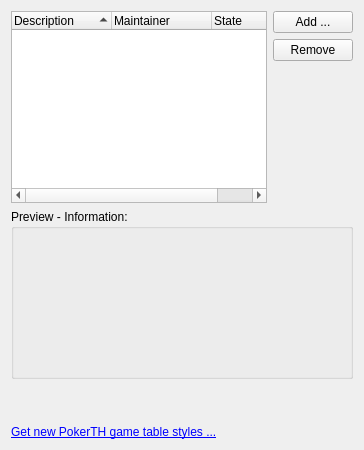
           <widget class="QWidget" name="tab_3">
            <attribute name="title">
             <string>Game Table</string>
            </attribute>
            <layout class="QGridLayout" name="gridLayout_13">
             <item row="0" column="1">
              <layout class="QVBoxLayout" name="verticalLayout">
               <item>
                <widget class="QPushButton" name="pushButton_addGameTableStyle">
                 <property name="text">
                  <string>Add ...</string>
                 </property>
                </widget>
               </item>
               <item>
                <widget class="QPushButton" name="pushButton_removeGameTableStyle">
                 <property name="text">
                  <string>Remove</string>
                 </property>
                </widget>
               </item>
               <item>
                <spacer name="verticalSpacer_3">
                 <property name="orientation">
                  <enum>Qt::Vertical</enum>
                 </property>
                 <property name="sizeHint" stdset="0">
                  <size>
                   <width>20</width>
                   <height>10</height>
                  </size>
                 </property>
                </spacer>
               </item>
              </layout>
             </item>
             <item row="1" column="0" colspan="2">
              <widget class="QGroupBox" name="groupBox_13">
               <property name="minimumSize">
                <size>
                 <width>0</width>
                 <height>170</height>
                </size>
               </property>
               <property name="title">
                <string>Preview - Information:</string>
               </property>
               <layout class="QGridLayout" name="gridLayout_15">
                <item row="0" column="0">
                 <widget class="QLabel" name="label_gameTableStylePreview">
                  <property name="minimumSize">
                   <size>
                    <width>160</width>
                    <height>120</height>
                   </size>
                  </property>
                  <property name="text">
                   <string/>
                  </property>
                 </widget>
                </item>
                <item row="0" column="1">
                 <widget class="QLabel" name="label_gameTableStyleInfo">
                  <property name="minimumSize">
                   <size>
                    <width>0</width>
                    <height>0</height>
                   </size>
                  </property>
                  <property name="styleSheet">
                   <string notr="true">QObject {font: 14px}</string>
                  </property>
                  <property name="text">
                   <string/>
                  </property>
                  <property name="textFormat">
                   <enum>Qt::RichText</enum>
                  </property>
                  <property name="alignment">
                   <set>Qt::AlignLeading|Qt::AlignLeft|Qt::AlignTop</set>
                  </property>
                 </widget>
                </item>
               </layout>
              </widget>
             </item>
             <item row="3" column="0" colspan="2">
              <widget class="QLabel" name="label_55">
               <property name="text">
                <string>&lt;!DOCTYPE HTML PUBLIC &quot;-//W3C//DTD HTML 4.0//EN&quot; &quot;http://www.w3.org/TR/REC-html40/strict.dtd&quot;&gt;
&lt;html&gt;&lt;head&gt;&lt;meta name=&quot;qrichtext&quot; content=&quot;1&quot; /&gt;&lt;style type=&quot;text/css&quot;&gt;
p, li { white-space: pre-wrap; }
&lt;/style&gt;&lt;/head&gt;&lt;body&gt;
&lt;p style=&quot; margin-top:0px; margin-bottom:0px; margin-left:0px; margin-right:0px; -qt-block-indent:0; text-indent:0px;&quot;&gt;&lt;a href=&quot;https://gtstyles.pokerth.net/&quot;&gt;&lt;span style=&quot; text-decoration: underline; color:#0000ff;&quot;&gt;Get new PokerTH game table styles ...&lt;/span&gt;&lt;/a&gt;&lt;/p&gt;&lt;/body&gt;&lt;/html&gt;</string>
               </property>
               <property name="openExternalLinks">
                <bool>true</bool>
               </property>
              </widget>
             </item>
             <item row="0" column="0">
              <widget class="QTreeWidget" name="treeWidget_gameTableStyles">
               <property name="minimumSize">
                <size>
                 <width>0</width>
                 <height>0</height>
                </size>
               </property>
               <property name="indentation">
                <number>5</number>
               </property>
               <property name="rootIsDecorated">
                <bool>false</bool>
               </property>
               <property name="itemsExpandable">
                <bool>false</bool>
               </property>
               <property name="sortingEnabled">
                <bool>true</bool>
               </property>
               <property name="allColumnsShowFocus">
                <bool>true</bool>
               </property>
               <property name="columnCount">
                <number>3</number>
               </property>
               <attribute name="headerCascadingSectionResizes">
                <bool>false</bool>
               </attribute>
               <attribute name="headerShowSortIndicator" stdset="0">
                <bool>true</bool>
               </attribute>
               <column>
                <property name="text">
                 <string>Description</string>
                </property>
               </column>
               <column>
                <property name="text">
                 <string>Maintainer</string>
                </property>
               </column>
               <column>
                <property name="text">
                 <string>State</string>
                </property>
               </column>
              </widget>
             </item>
             <item row="2" column="0">
              <spacer name="verticalSpacer_17">
               <property name="orientation">
                <enum>Qt::Vertical</enum>
               </property>
               <property name="sizeHint" stdset="0">
                <size>
                 <width>20</width>
                 <height>40</height>
                </size>
               </property>
              </spacer>
             </item>
            </layout>
           </widget>
